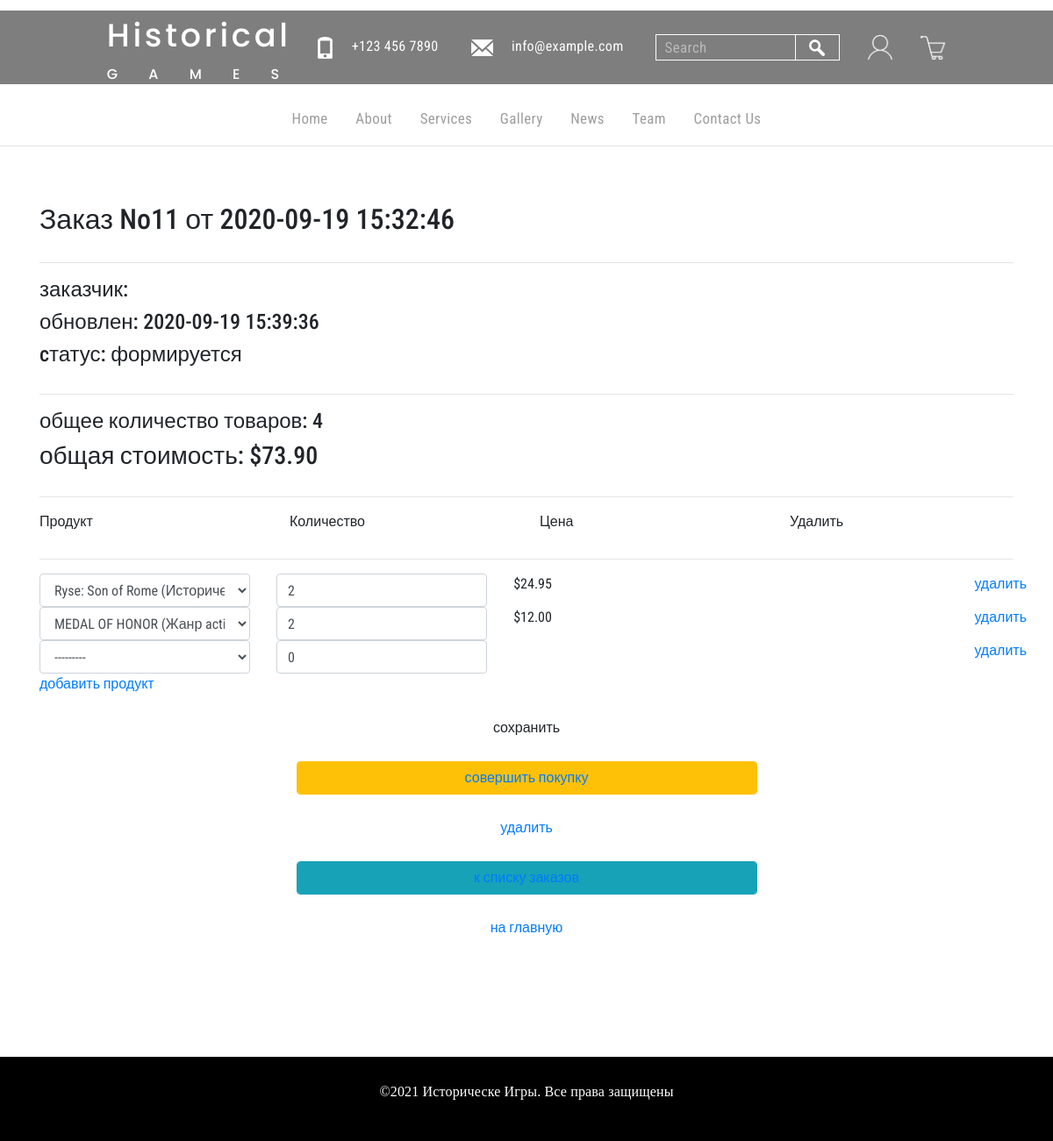
Page /order/update/11/ on the committed database.
### ordersapp/models.py (models this page shows, shortened)
class Order(models.Model):
    FORMING = 'FM'
    SENT_TO_PROCEED = 'STP'
    PROCEEDED = 'PRD'
    PAID = 'PD'
    READY = 'RDY'
    CANCEL = 'CNC'
    ORDER_STATUS_CHOICES = (
        (FORMING, 'формируется'),
        (SENT_TO_PROCEED, 'отправлен в обработку'),
        (PAID, 'оплачен'),
        (PROCEEDED, 'обрабатывается'),
        (READY, 'готов к выдаче'),
        (CANCEL, 'отменен'),
    )
    user = models.ForeignKey(settings.AUTH_USER_MODEL, on_delete=models.CASCADE)
    created = models.DateTimeField(verbose_name='создан', auto_now_add=True)
    updated = models.DateTimeField(verbose_name='обновлен', auto_now=True)
    status = models.CharField(verbose_name='статус', max_length=3, choices=ORDER_STATUS_CHOICES, default=FORMING)
    is_active = models.BooleanField(verbose_name='активен', default=True)
    class Meta:
        ordering = ('-created',)
        verbose_name = 'заказ'
        verbose_name_plural = 'заказы'
    def get_total_quantity(self):
        items = self.orderitems.select_related()
        return sum(list(map(lambda x: x.quantity, items)))
    def get_total_cost(self):
        items = self.orderitems.select_related()
        return sum(list(map(lambda x: x.quantity * x.product.get_price, items)))

class OrderItem(models.Model):
    order = models.ForeignKey(Order, related_name="orderitems", on_delete=models.CASCADE)
    product = models.ForeignKey(Product, verbose_name='продукт', on_delete=models.CASCADE)
    quantity = models.PositiveIntegerField(verbose_name='количество', default=0)

### mainapp/models.py (models this page shows)
class Product(models.Model):
    category = models.ForeignKey(ProductCategory, on_delete=models.CASCADE)
    name = models.CharField(verbose_name="название игры", max_length=128)
    image = models.ImageField(upload_to="products_images", blank=True)
    description = models.TextField(verbose_name="описание игры", blank=True)
    price = models.DecimalField(verbose_name="стоимость игры", max_digits=8, decimal_places=2,
                                default=0)
    quantity = models.IntegerField(verbose_name="количество на складе", default=0)
    is_active = models.BooleanField(verbose_name='активна', default=True)
    def __str__(self):
        return f"{self.name} ({self.category.name})"
    @property
    def disc_price(self):
        return round(self.price / 2, 2)
    @property
    def get_price(self):
        if self.quantity >= 200:
            return self.disc_price
        else:
            return self.price
    @staticmethod
    def select_items():
        return Product.objects.filter(is_active=True).order_by('category', 'name')

### ordersapp/views.py (the view, shortened to what this page needs)
# urls.py: re_path(r'^update/(?P<pk>\d+)/$', ordersapp.OrderItemsUpdate.as_view(), name='order_update'),
class OrderItemsUpdate(UpdateView):
    model = Order
    fields = []
    success_url = reverse_lazy('ordersapp:orders_list')
    def get_context_data(self, **kwargs):
        data = super(OrderItemsUpdate, self).get_context_data(**kwargs)
        OrderFormSet = inlineformset_factory(Order, OrderItem, form=OrderItemForm, extra=1)
        if self.request.POST:
            data['orderitems'] = OrderFormSet(self.request.POST, instance=self.object)
        else:
            formset = OrderFormSet(instance=self.object)
            for form in formset:
                if form.instance.pk:
                    form.initial['price'] = form.instance.product.get_price
            data['orderitems'] = formset
        return data

### mainapp/context_processors.py (called while the page is built)
def basket(request):
    basket = []
    if request.user.is_authenticated:
        basket = Basket.objects.filter(user=request.user)
    return {'basket': basket}

### ordersapp/templates/ordersapp/order_form.html (shortened to what this page needs)
{% extends 'ordersapp/base.html' %}
{% load static %}
{% block content %}
{% include 'ordersapp/includes/inc_order_summary.html' %}
<div class="container">
    <form class="order_form" action="" method="post">
        {% for form in orderitems.forms %}
            {% if forloop.first %}
        <div class="row">
            {% for field in form.visible_fields %}
            <div class="col">{{ field.label|capfirst }}</div>
            {% endfor %}
        </div>
        <hr>
            {% endif %}
        <div class="row formset_row">
            {% for field in form.visible_fields %}
            <div class="col">
                {% if field.name != 'price' %}
                    {{ field }}
                {% else %}
                    {% if field.value %}
                        <span>$</span><span class="orderitems-{{forloop.parentloop.counter0}}-price">{{ field.value }}</span>
                    {% endif %}
                {% endif %}
            </div>
            {% endfor %}
        </div>
        {% endfor %}
        <button type = "submit" value = "сохранить" class = "btn btn-default btn-round form-control last">сохранить</button>
        {% include 'ordersapp/includes/inc_order_actions.html' %}
    </form>
</div>
{% endblock %}

### ordersapp/templates/ordersapp/includes/inc_order_summary.html (shortened to what this page needs)
<div class="container mt-5">
{% if object %}
    <h2>Заказ No{{ object.pk }} от {{ object.created|date:"Y-m-d H:i:s" }}</h2>
    <hr>
    <h4>заказчик: {{ user.last_name }} {{ user.first_name }} </h4>
    <h4>обновлен: {{ object.updated|date:"Y-m-d H:i:s" }}</h4>
    <h4>cтатус: {{ object.get_status_display }}</h4>
    <hr>
    <h4>общее количество товаров: <span class="order_total_quantity">{{ object.get_total_quantity }}</span></h4>
    <h3>общая стоимость: <span>$</span><span class="order_total_cost">{{ object.get_total_cost}}</span></h3>
{% endif %}
<hr>
</div>

### static/style/style.css (style rules this page uses)
* { margin: 0; padding: 0; }
html, body { height: 100%; }
body { font-family: 'Roboto Condensed', sans-serif; display: flex; flex-direction: column; }
.container { flex: 1 0 auto; }
hr { color: #ffffff; margin-top: 30px; }
.last { margin-top: 19px; margin-bottom: 0; text-align: center; padding: 3px; }

### rows in the picture
Order: pk "11", created "2020-09-19 15:32:46", updated "2020-09-19 15:39:36", status "формируется", get_total_quantity "4", get_total_cost "73.90"
Product: value "24.95"

### other values in the picture
{{ field.label|capfirst }} "Продукт" "Количество" "Цена" "Удалить"
{{ field.value }} "12.00"
